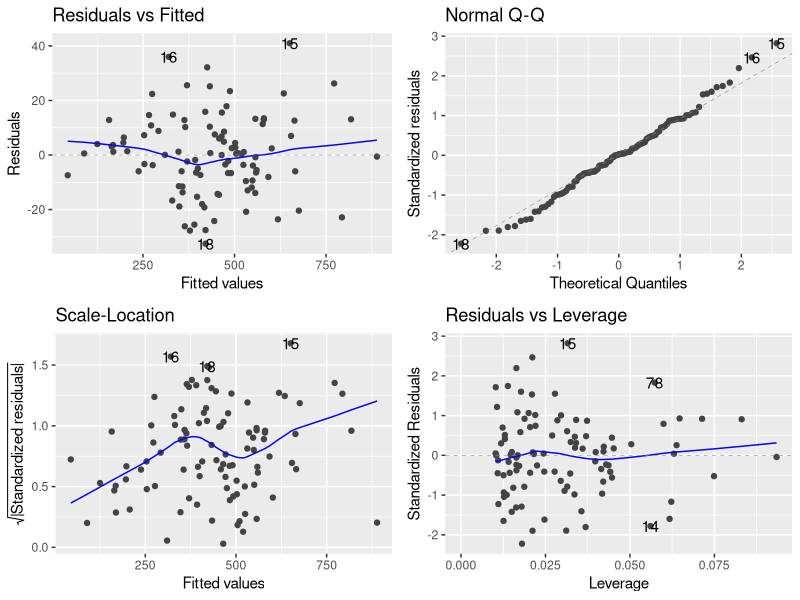
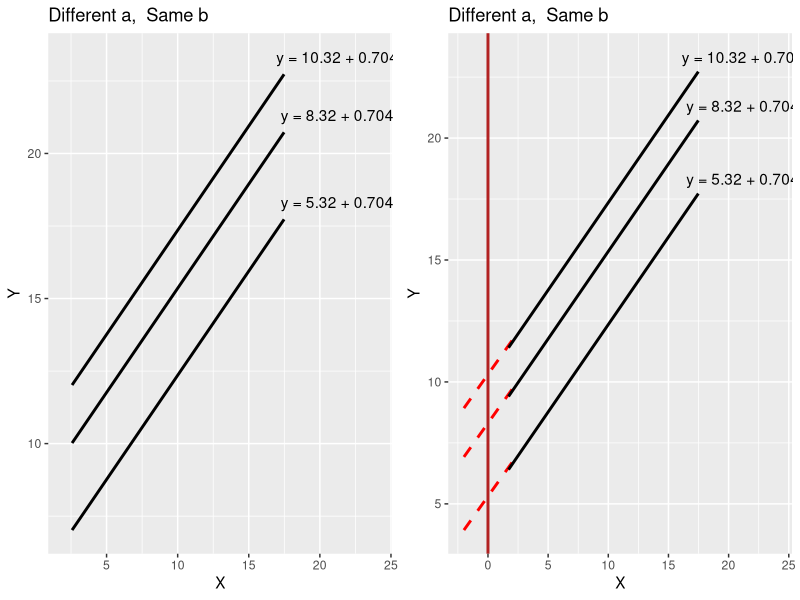
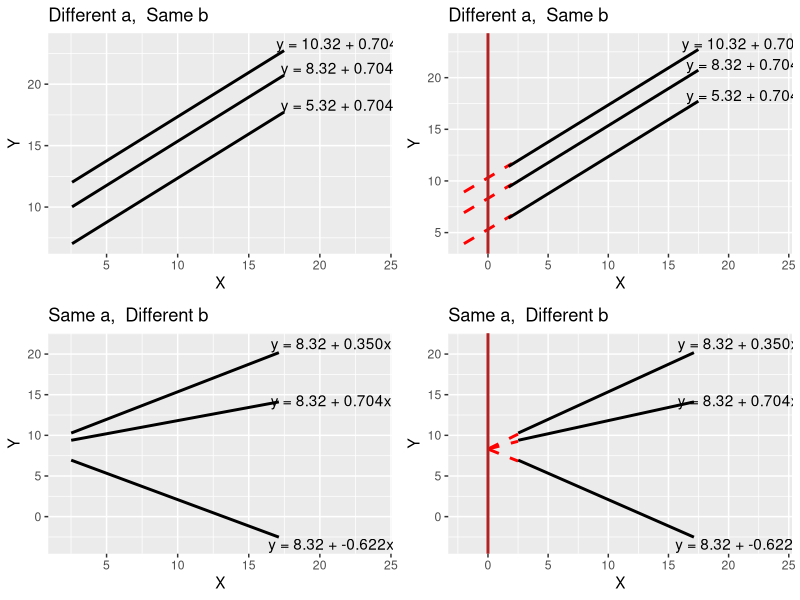

Write the R code that produced these figures, in order.
## Remaking Figure 12.2 same/different a/b

# https://towardsdatascience.com/generate-simulated-dataset-for-linear-model-in-r-469a5e2f4c2e


library(car)
library(MASS)
library(lmtest)
library(tseries)
library(ggfortify)


##Linear Regression
#Generate the independent variable and the error
x1=rnorm(100,50,9)
x2=rnorm(100,200,64)
error=rnorm(100,0,16)
#Generate the dependent variable (b0=150, b1=-4, b2=2.5)
y1=150-(4*x1)+(2.5*x2)+error
#create the model
m1=lm(y1~x1+x2)
summary(m1)
autoplot(m1)


####
#Default plot
x1 <- rnorm(10000,10,2)
error=rnorm(10000,0,3)
b1 <- .704
a1 <- 10.32
a2 <- 8.32
a3 <- 5.32
y1 <- a1 + (b1*x1) + error
y2 <- a2 + (b1*x1) + error
y3 <- a3 + (b1*x1) + error

df<-data.frame(x1,y1,y2,y3)
library(tidyverse)

p1=ggplot() +
  stat_smooth(data=df, aes(x1,y1), method='lm',se=F, color='black')+
  stat_smooth(data=df, aes(x1,y2), method='lm',se=F, color='black')+
  stat_smooth(data=df, aes(x1,y3), method='lm',se=F, color='black') +
  ggtitle("Different a,  Same b") +
  xlab("X")+
  ylab("Y") + 
  xlim(2,24)+
  annotate("text", x = 21.5, y = 23.33, label = "y = 10.32 + 0.704x")+
  annotate("text", x = 21.5, y = 21.33, label = "y = 8.32 + 0.704x")+
  annotate("text", x = 21.5, y = 18.33, label = "y = 5.32 + 0.704x")


# add in extra red lines
xx1 <- rnorm(10000,0,2)
yy1 <- a1 + (b1*xx1) + error
yy2 <- a2 + (b1*xx1) + error
yy3 <- a3 + (b1*xx1) + error

ddf<-data.frame(xx1,yy1,yy2,yy3)
library(tidyverse)

ddff <- ddf[ddf$xx1<2,]
ddff <- ddff[ddff$xx1>-2,]


p2=ggplot() +
  stat_smooth(data=ddff, aes(xx1,yy1), method='lm',se=F, color='red',lty=2)+
  stat_smooth(data=ddff, aes(xx1,yy2), method='lm',se=F, color='red',lty=2)+
  stat_smooth(data=ddff, aes(xx1,yy3), method='lm',se=F, color='red',lty=2) +
  stat_smooth(data=df, aes(x1,y1), method='lm',se=F, color='black')+
  stat_smooth(data=df, aes(x1,y2), method='lm',se=F, color='black')+
  stat_smooth(data=df, aes(x1,y3), method='lm',se=F, color='black') +
  ggtitle("Different a,  Same b") +
  xlab("X")+
  ylab("Y") + 
  xlim(-2,24)+
  annotate("text", x = 21.5, y = 23.33, label = "y = 10.32 + 0.704x")+
  annotate("text", x = 21.5, y = 21.33, label = "y = 8.32 + 0.704x")+
  annotate("text", x = 21.5, y = 18.33, label = "y = 5.32 + 0.704x") +
  geom_vline(xintercept=0, color='firebrick',lwd=1)


library(gridExtra)
grid.arrange(p1,p2,nrow=1)


########

# Same a different b.

#Default plot
x1 <- rnorm(10000,10,2)
error=rnorm(10000,0,3)
b1 <- 0.350
b2 <- 0.704
b3 <- -0.622
a1 <- 8.32
y1 <- a1 + (b1*x1) + error
y2 <- a1 + (b2*x1) + error
y3 <- a1 + (b3*x1) + error

df<-data.frame(x1,y1,y2,y3)
library(tidyverse)

p3=ggplot() +
  stat_smooth(data=df, aes(x1,y1), method='lm',se=F, color='black')+
  stat_smooth(data=df, aes(x1,y2), method='lm',se=F, color='black')+
  stat_smooth(data=df, aes(x1,y3), method='lm',se=F, color='black') +
  ggtitle("Same a,  Different b") +
  xlab("X")+
  ylab("Y") + 
  xlim(2,24)+
  annotate("text", x = 20.8, y = 21.33, label = "y = 8.32 + 0.350x")+
  annotate("text", x = 20.8, y = 14.33, label = "y = 8.32 + 0.704x")+
  annotate("text", x = 20.8, y = -3.33, label = "y = 8.32 + -0.622x")


# add in extra red lines
xx1 <- rnorm(10000,0,2)
yy1 <- a1 + (b1*xx1) + error
yy2 <- a1 + (b2*xx1) + error
yy3 <- a1 + (b3*xx1) + error

ddf<-data.frame(xx1,yy1,yy2,yy3)
library(tidyverse)

ddff <- ddf[ddf$xx1<2.5,]
ddff <- ddff[ddff$xx1>-0.01,]


p4=ggplot() +
  stat_smooth(data=ddff, aes(xx1,yy1), method='lm',se=F, color='red',lty=2)+
  stat_smooth(data=ddff, aes(xx1,yy2), method='lm',se=F, color='red',lty=2)+
  stat_smooth(data=ddff, aes(xx1,yy3), method='lm',se=F, color='red',lty=2) +
  stat_smooth(data=df, aes(x1,y1), method='lm',se=F, color='black')+
  stat_smooth(data=df, aes(x1,y2), method='lm',se=F, color='black')+
  stat_smooth(data=df, aes(x1,y3), method='lm',se=F, color='black') +
  ggtitle("Same a,  Different b") +
  xlab("X")+
  ylab("Y") + 
  xlim(-2,24)+
  annotate("text", x = 20.8, y = 21.33, label = "y = 8.32 + 0.350x")+
  annotate("text", x = 20.8, y = 14.33, label = "y = 8.32 + 0.704x")+
  annotate("text", x = 20.8, y = -3.33, label = "y = 8.32 + -0.622x")+
  geom_vline(xintercept=0, color='firebrick',lwd=1)


grid.arrange(p1,p2,p3,p4,nrow=2)
